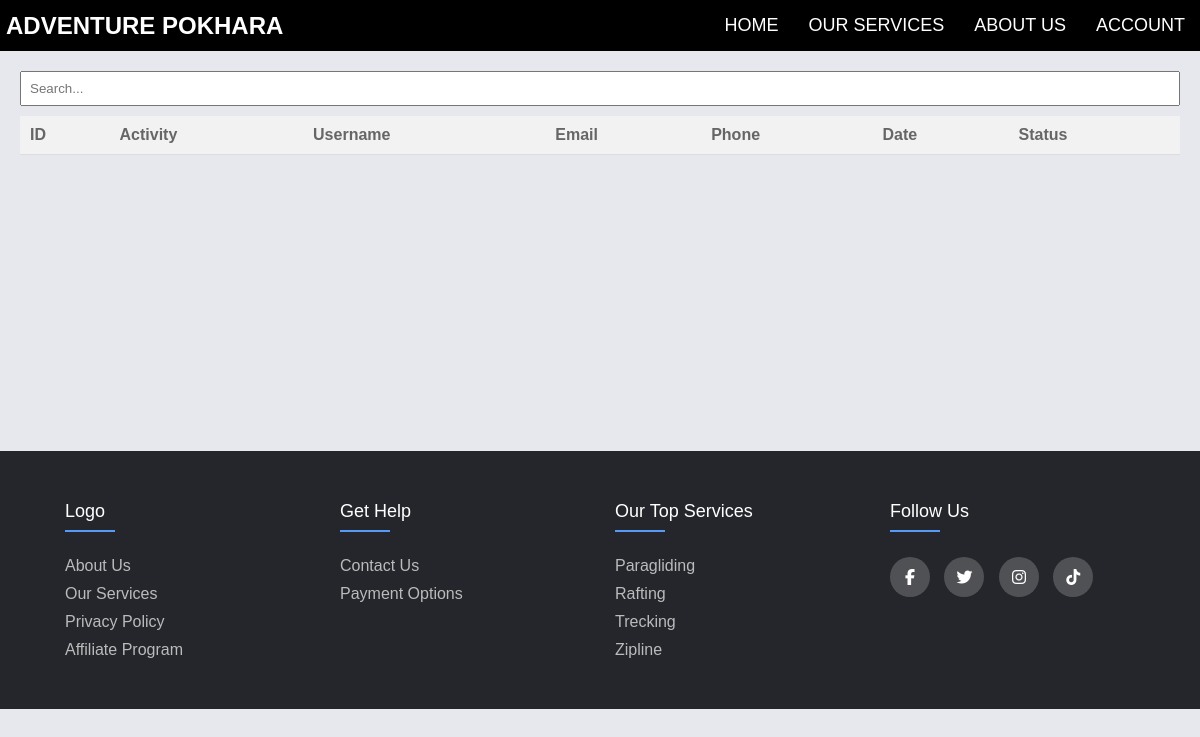
Page /extend/history.php?mail=baki@gmail.com on the earlier database version.
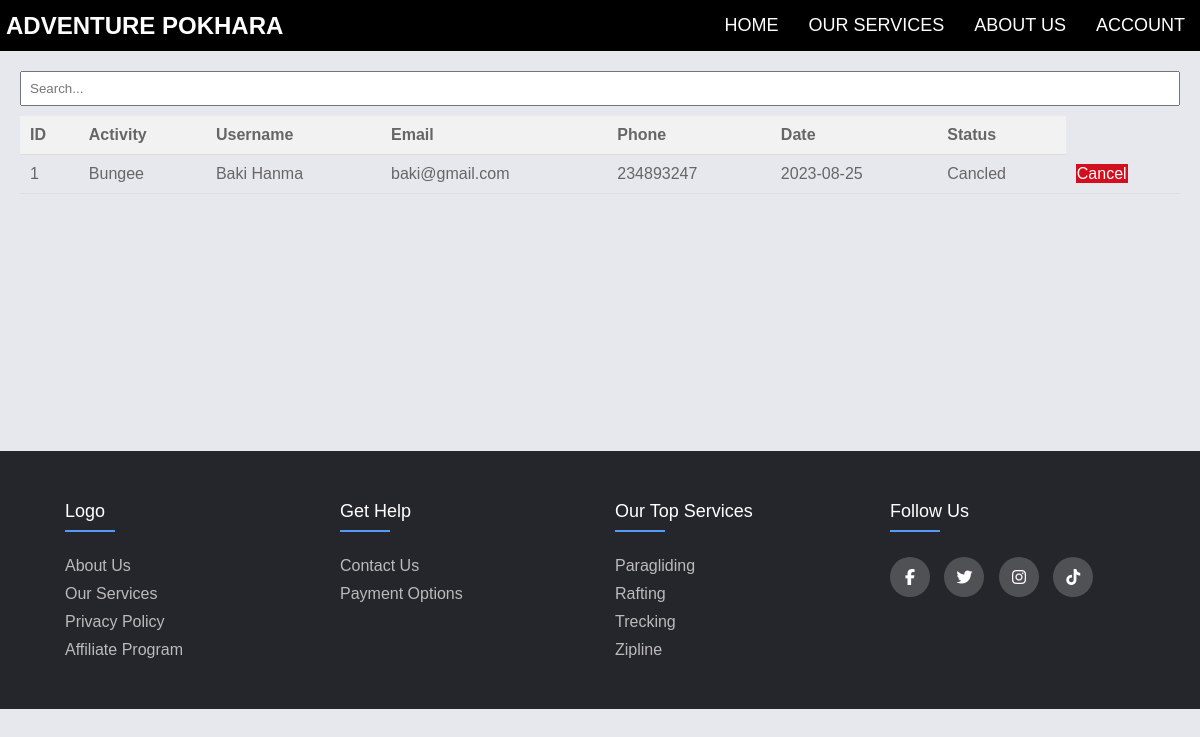
Same page on the later database version.
### tables this page shows
CREATE TABLE `booking` (
  `booking_id` int(11) NOT NULL,
  `booking_date` date NOT NULL,
  `u_name` varchar(255) NOT NULL,
  `u_email` varchar(255) NOT NULL,
  `u_phone` int(10) NOT NULL,
  `u_activity` varchar(255) NOT NULL,
  `Message` varchar(1000) NOT NULL,
  `u_price` int(11) NOT NULL,
  `status` varchar(10) NOT NULL,
  `canceledby` varchar(10) NOT NULL
);

### extend/history.php (the view, shortened to what this page needs)
<?php include '../config/constants.php'?>
<?php include "../extend/navbar.php" ?>
<link rel="stylesheet" href="../style/style.css">
<link rel="stylesheet" href="../style/admin.css">
<link rel="stylesheet" href="../style/table.css">
<?php
if(isset($_GET['mail'])){
        $mail = $_GET['mail'];
    }
    ?>
<main class="main-container">
<div class="table-container">
<input type="text" id="searchInput" placeholder="Search...">
            <table id="dataTable">
              <thead>
                <tr>
                  <th>ID</th>
                  <th>Activity</th>
                  <th>Username</th>
                  <th>Email</th>
                  <th>Phone</th>
                  <th>Date</th>
                  <th>Status</th>
                </tr>
              </thead>
              <tbody>
              <?php
$sql = "SELECT * FROM booking WHERE u_email='$mail'";
  $res = mysqli_query($conn, $sql);
  if($res == TRUE){
    $count = mysqli_num_rows($res);
    $sn =1;
    if($count>0){
      while($rows=mysqli_fetch_assoc($res)){
        $id = $rows['booking_id'];
        $activity = $rows ['u_activity'];
        $uname = $rows['u_name'];
        $email=$rows['u_email'];
        $phone=$rows['u_phone'];
        $date = $rows['booking_date'];
        $status = $rows['status'];
        ?>
        <tr>
        <td><?php echo $sn++ ?></td>
        <td><?php echo $activity ?></td>
        <td><?php echo $uname ?></td>
        <td><?php echo $email ?></td>
        <td><?php echo $phone ?></td>
        <td><?php echo $date ?></td>
        <td><?php echo $status ?></td>
        <td><a href="<?php echo siteurl;?>extend/cancel.php?mail=<?php echo $mail;?>&id=<?php echo $id?>" class="btn-secondary">Cancel</a>
        </td>
      </tr>
        <?php
      }
    }
  }
?>
              </tbody>
            </table>
          </div>
</main>
<?php include "footer.php" ?>

Differences in the rows shown:
added booking: u_activity "Bungee", u_name "Baki Hanma", u_email "baki@gmail.com", u_phone "234893247", booking_date "2023-08-25", status "Cancled"
